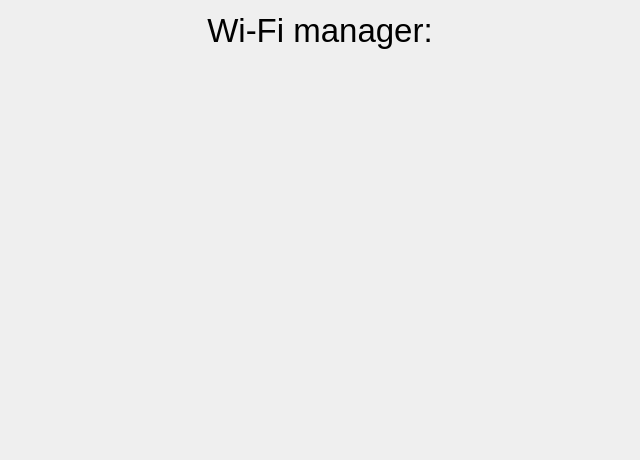
<?xml version="1.0" encoding="UTF-8"?>
<ui version="4.0">
 <class>WifiManagerPage</class>
 <widget class="QWidget" name="WifiManagerPage">
  <property name="geometry">
   <rect>
    <x>0</x>
    <y>0</y>
    <width>640</width>
    <height>460</height>
   </rect>
  </property>
  <property name="sizePolicy">
   <sizepolicy hsizetype="Expanding" vsizetype="Expanding">
    <horstretch>0</horstretch>
    <verstretch>0</verstretch>
   </sizepolicy>
  </property>
  <property name="windowTitle">
   <string>Form</string>
  </property>
  <layout class="QVBoxLayout" name="verticalLayout">
   <property name="spacing">
    <number>5</number>
   </property>
   <property name="leftMargin">
    <number>5</number>
   </property>
   <property name="topMargin">
    <number>5</number>
   </property>
   <property name="rightMargin">
    <number>5</number>
   </property>
   <property name="bottomMargin">
    <number>5</number>
   </property>
   <item>
    <widget class="QLabel" name="label_37">
     <property name="maximumSize">
      <size>
       <width>16777215</width>
       <height>50</height>
      </size>
     </property>
     <property name="font">
      <font>
       <pointsize>25</pointsize>
      </font>
     </property>
     <property name="autoFillBackground">
      <bool>false</bool>
     </property>
     <property name="frameShape">
      <enum>QFrame::NoFrame</enum>
     </property>
     <property name="text">
      <string>Wi-Fi manager:</string>
     </property>
     <property name="alignment">
      <set>Qt::AlignCenter</set>
     </property>
    </widget>
   </item>
   <item>
    <widget class="WifiPage" name="wifiPage" native="true"/>
   </item>
  </layout>
 </widget>
 <customwidgets>
  <customwidget>
   <class>WifiPage</class>
   <extends>QWidget</extends>
   <header>wifipage.h</header>
   <container>1</container>
  </customwidget>
 </customwidgets>
 <resources/>
 <connections/>
</ui>
